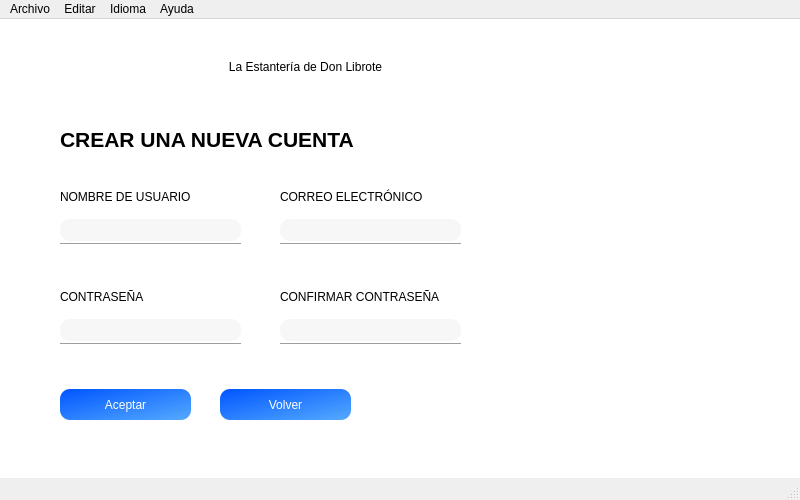
<?xml version="1.0" encoding="UTF-8"?>
<ui version="4.0">
 <class>MainWindow</class>
 <widget class="QMainWindow" name="MainWindow">
  <property name="geometry">
   <rect>
    <x>0</x>
    <y>0</y>
    <width>800</width>
    <height>500</height>
   </rect>
  </property>
  <property name="minimumSize">
   <size>
    <width>800</width>
    <height>500</height>
   </size>
  </property>
  <property name="maximumSize">
   <size>
    <width>800</width>
    <height>500</height>
   </size>
  </property>
  <property name="windowTitle">
   <string>MainWindow</string>
  </property>
  <property name="styleSheet">
   <string notr="true">QWidget#centralwidget{
	background-color: rgb(255, 255, 255);
	
}
</string>
  </property>
  <widget class="QWidget" name="centralwidget">
   <widget class="QLabel" name="label_icono">
    <property name="geometry">
     <rect>
      <x>45</x>
      <y>14</y>
      <width>71</width>
      <height>71</height>
     </rect>
    </property>
    <property name="styleSheet">
     <string notr="true">border-image: url(:/cct/login.png);</string>
    </property>
    <property name="text">
     <string/>
    </property>
   </widget>
   <widget class="QLineEdit" name="line_edit_contrasenna">
    <property name="geometry">
     <rect>
      <x>60</x>
      <y>300</y>
      <width>181</width>
      <height>22</height>
     </rect>
    </property>
    <property name="font">
     <font>
      <family>Tahoma</family>
     </font>
    </property>
    <property name="styleSheet">
     <string notr="true">QLineEdit {
    border: none;
    color: black;
    border-radius: 10px;
	background-color: rgb(247, 247, 247);
}

QLineEdit::placeholder {
    color: gray;
}</string>
    </property>
    <property name="echoMode">
     <enum>QLineEdit::EchoMode::Password</enum>
    </property>
   </widget>
   <widget class="QLabel" name="label_contrasenna">
    <property name="geometry">
     <rect>
      <x>60</x>
      <y>270</y>
      <width>91</width>
      <height>16</height>
     </rect>
    </property>
    <property name="styleSheet">
     <string notr="true">font: 700 10pt &quot;Tahoma&quot;;
color: rgb(0, 0, 0);</string>
    </property>
    <property name="text">
     <string>CONTRASEÑA</string>
    </property>
   </widget>
   <widget class="Line" name="line_usuario">
    <property name="geometry">
     <rect>
      <x>60</x>
      <y>220</y>
      <width>181</width>
      <height>10</height>
     </rect>
    </property>
    <property name="styleSheet">
     <string notr="true">color: rgb(0, 0, 0);</string>
    </property>
    <property name="orientation">
     <enum>Qt::Orientation::Horizontal</enum>
    </property>
   </widget>
   <widget class="QLabel" name="label_titulo">
    <property name="geometry">
     <rect>
      <x>125</x>
      <y>22</y>
      <width>361</width>
      <height>51</height>
     </rect>
    </property>
    <property name="styleSheet">
     <string notr="true">font: 700 18pt &quot;Tahoma&quot;;
color: rgb(0, 0, 0);</string>
    </property>
    <property name="text">
     <string>La Estantería de Don Librote</string>
    </property>
    <property name="alignment">
     <set>Qt::AlignmentFlag::AlignCenter</set>
    </property>
   </widget>
   <widget class="Line" name="line_contrasenna">
    <property name="geometry">
     <rect>
      <x>60</x>
      <y>320</y>
      <width>181</width>
      <height>10</height>
     </rect>
    </property>
    <property name="styleSheet">
     <string notr="true">color: rgb(0, 0, 0);</string>
    </property>
    <property name="orientation">
     <enum>Qt::Orientation::Horizontal</enum>
    </property>
   </widget>
   <widget class="QLabel" name="label_subtitulo">
    <property name="geometry">
     <rect>
      <x>60</x>
      <y>100</y>
      <width>301</width>
      <height>41</height>
     </rect>
    </property>
    <property name="font">
     <font>
      <family>Tahoma</family>
      <pointsize>16</pointsize>
      <italic>false</italic>
      <bold>true</bold>
     </font>
    </property>
    <property name="styleSheet">
     <string notr="true">font: 700 16pt &quot;Tahoma&quot;;
color: rgb(0, 0, 0);</string>
    </property>
    <property name="text">
     <string>CREAR UNA NUEVA CUENTA</string>
    </property>
   </widget>
   <widget class="QLabel" name="label_usuario">
    <property name="geometry">
     <rect>
      <x>60</x>
      <y>170</y>
      <width>151</width>
      <height>16</height>
     </rect>
    </property>
    <property name="styleSheet">
     <string notr="true">font: 700 10pt &quot;Tahoma&quot;;
color: rgb(0, 0, 0);</string>
    </property>
    <property name="text">
     <string>NOMBRE DE USUARIO</string>
    </property>
   </widget>
   <widget class="QPushButton" name="button_aceptar">
    <property name="geometry">
     <rect>
      <x>60</x>
      <y>370</y>
      <width>131</width>
      <height>31</height>
     </rect>
    </property>
    <property name="styleSheet">
     <string notr="true">border-radius:10px;
background-color: qlineargradient(spread:pad, x1:0, y1:0, x2:1, y2:1, stop:0 rgba(0, 85, 255, 255), stop:1 rgba(85, 170, 255, 255));
font: 700 12pt &quot;Tahoma&quot;;
color: white;</string>
    </property>
    <property name="text">
     <string>Aceptar</string>
    </property>
   </widget>
   <widget class="QLineEdit" name="line_edit_usuario">
    <property name="geometry">
     <rect>
      <x>60</x>
      <y>200</y>
      <width>181</width>
      <height>22</height>
     </rect>
    </property>
    <property name="font">
     <font>
      <family>Tahoma</family>
      <kerning>true</kerning>
     </font>
    </property>
    <property name="styleSheet">
     <string notr="true">QLineEdit {
    border: none;
    color: black;
    border-radius: 10px;
	background-color: rgb(247, 247, 247);
}

QLineEdit::placeholder {
    color: gray;
}</string>
    </property>
   </widget>
   <widget class="QLineEdit" name="line_edit_email">
    <property name="geometry">
     <rect>
      <x>280</x>
      <y>200</y>
      <width>181</width>
      <height>22</height>
     </rect>
    </property>
    <property name="font">
     <font>
      <family>Tahoma</family>
      <kerning>true</kerning>
     </font>
    </property>
    <property name="styleSheet">
     <string notr="true">QLineEdit {
    border: none;
    color: black;
    border-radius: 10px;
	background-color: rgb(247, 247, 247);
}

QLineEdit::placeholder {
    color: gray;
}</string>
    </property>
   </widget>
   <widget class="QLabel" name="label_confirmar_contrasenna">
    <property name="geometry">
     <rect>
      <x>280</x>
      <y>270</y>
      <width>181</width>
      <height>16</height>
     </rect>
    </property>
    <property name="styleSheet">
     <string notr="true">font: 700 10pt &quot;Tahoma&quot;;
color: rgb(0, 0, 0);</string>
    </property>
    <property name="text">
     <string>CONFIRMAR CONTRASEÑA</string>
    </property>
   </widget>
   <widget class="Line" name="line_email">
    <property name="geometry">
     <rect>
      <x>280</x>
      <y>220</y>
      <width>181</width>
      <height>10</height>
     </rect>
    </property>
    <property name="styleSheet">
     <string notr="true">color: rgb(0, 0, 0);</string>
    </property>
    <property name="orientation">
     <enum>Qt::Orientation::Horizontal</enum>
    </property>
   </widget>
   <widget class="Line" name="line_confirmar_contrasenna">
    <property name="geometry">
     <rect>
      <x>280</x>
      <y>320</y>
      <width>181</width>
      <height>10</height>
     </rect>
    </property>
    <property name="styleSheet">
     <string notr="true">color: rgb(0, 0, 0);</string>
    </property>
    <property name="orientation">
     <enum>Qt::Orientation::Horizontal</enum>
    </property>
   </widget>
   <widget class="QLabel" name="label_email">
    <property name="geometry">
     <rect>
      <x>280</x>
      <y>170</y>
      <width>161</width>
      <height>16</height>
     </rect>
    </property>
    <property name="styleSheet">
     <string notr="true">font: 700 10pt &quot;Tahoma&quot;;
color: rgb(0, 0, 0);</string>
    </property>
    <property name="text">
     <string>CORREO ELECTRÓNICO</string>
    </property>
   </widget>
   <widget class="QLineEdit" name="line_edit_confirmar_contrasenna">
    <property name="geometry">
     <rect>
      <x>280</x>
      <y>300</y>
      <width>181</width>
      <height>22</height>
     </rect>
    </property>
    <property name="font">
     <font>
      <family>Tahoma</family>
     </font>
    </property>
    <property name="styleSheet">
     <string notr="true">QLineEdit {
    border: none;
    color: black;
    border-radius: 10px;
	background-color: rgb(247, 247, 247);
}

QLineEdit::placeholder {
    color: gray;
}</string>
    </property>
    <property name="echoMode">
     <enum>QLineEdit::EchoMode::Password</enum>
    </property>
   </widget>
   <widget class="QPushButton" name="button_volver">
    <property name="geometry">
     <rect>
      <x>220</x>
      <y>370</y>
      <width>131</width>
      <height>31</height>
     </rect>
    </property>
    <property name="styleSheet">
     <string notr="true">border-radius:10px;
background-color: qlineargradient(spread:pad, x1:0, y1:0, x2:1, y2:1, stop:0 rgba(0, 85, 255, 255), stop:1 rgba(85, 170, 255, 255));
font: 700 12pt &quot;Tahoma&quot;;
color: white;</string>
    </property>
    <property name="text">
     <string>Volver</string>
    </property>
   </widget>
   <widget class="QLabel" name="label_imagen">
    <property name="geometry">
     <rect>
      <x>530</x>
      <y>0</y>
      <width>271</width>
      <height>461</height>
     </rect>
    </property>
    <property name="styleSheet">
     <string notr="true">border-image: url(:/cct/fondoLogin.jpg);</string>
    </property>
    <property name="text">
     <string/>
    </property>
   </widget>
  </widget>
  <widget class="QStatusBar" name="status_bar"/>
  <widget class="QMenuBar" name="menu_bar">
   <property name="geometry">
    <rect>
     <x>0</x>
     <y>0</y>
     <width>800</width>
     <height>22</height>
    </rect>
   </property>
   <widget class="QMenu" name="menu_archivo">
    <property name="title">
     <string>Archivo</string>
    </property>
    <addaction name="action_cerrar"/>
   </widget>
   <widget class="QMenu" name="menu_editar">
    <property name="title">
     <string>Editar</string>
    </property>
    <addaction name="action_limpiar_campo"/>
   </widget>
   <widget class="QMenu" name="menu_ayuda">
    <property name="title">
     <string>Ayuda</string>
    </property>
    <addaction name="action_acerca_de"/>
   </widget>
   <widget class="QMenu" name="menu_idioma">
    <property name="title">
     <string>Idioma</string>
    </property>
    <addaction name="action_espannol"/>
    <addaction name="action_ingles"/>
   </widget>
   <addaction name="menu_archivo"/>
   <addaction name="menu_editar"/>
   <addaction name="menu_idioma"/>
   <addaction name="menu_ayuda"/>
  </widget>
  <action name="action_cerrar">
   <property name="text">
    <string>Cerrar</string>
   </property>
  </action>
  <action name="actionAbrir">
   <property name="text">
    <string>Abrir</string>
   </property>
  </action>
  <action name="actionGuardar">
   <property name="text">
    <string>Guardar</string>
   </property>
  </action>
  <action name="action_limpiar_campo">
   <property name="text">
    <string>Limpiar Campo</string>
   </property>
  </action>
  <action name="action_espannol">
   <property name="text">
    <string>Español</string>
   </property>
  </action>
  <action name="action_ingles">
   <property name="text">
    <string>Inglés</string>
   </property>
  </action>
  <action name="action_acerca_de">
   <property name="text">
    <string>Acerca de</string>
   </property>
  </action>
 </widget>
 <resources>
  <include location="img/logoLogin.qrc"/>
  <include location="img/fondoLogin.qrc"/>
 </resources>
 <connections/>
</ui>
